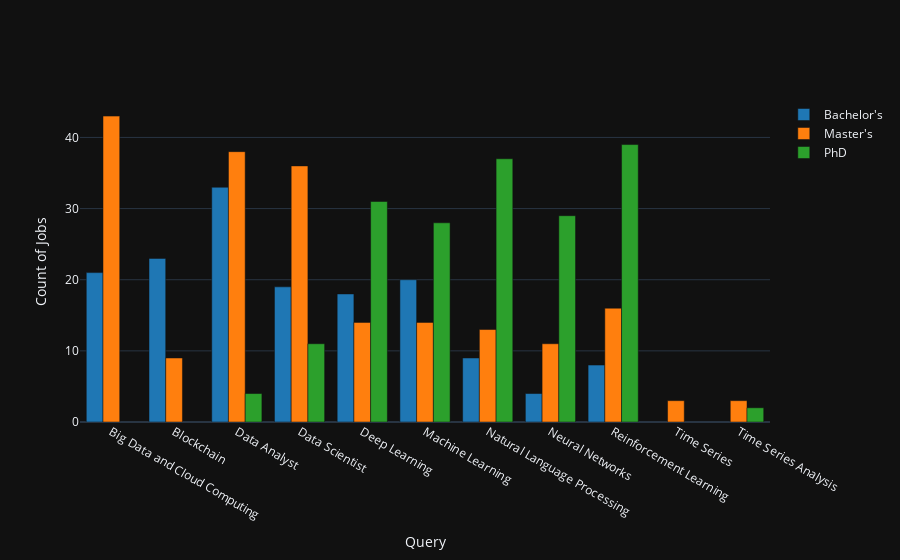

Notebook code cell kept with this figure:
### Code cell
# group the data by query and degree, and count the number of jobs
df_grouped = df.groupby(['query', 'degree']).size().reset_index(name='count')

# define the colors for each degree
colors = {'Bachelor\'s': 'rgb(31, 119, 180)', 'Master\'s': 'rgb(255, 127, 14)', 'PhD': 'rgb(44, 160, 44)'}

# create a trace for each degree
traces = []
for degree in df_grouped['degree'].unique():
    trace = go.Bar(
        x=df_grouped[df_grouped['degree'] == degree]['query'],
        y=df_grouped[df_grouped['degree'] == degree]['count'],
        name=degree,
        marker=dict(color=colors[degree]),
        hovertemplate='<b>Query: </b>%{x} '+ '<b><br>Number of Jobs: </b>%{y}'
    )
    traces.append(trace)

# set the layout for the chart
layout = go.Layout(
    barmode='group',
    template="plotly_dark",
    xaxis=dict(title='Query'),
    yaxis=dict(title='Count of Jobs')
)

# create the figure object and plot it
fig = go.Figure(data=traces, layout=layout)
fig.show()

fig.write_html("../../website/plots/plot-4.html")

### Figure 1 — Plotly figure (JSON) as saved in the notebook; plotly's stock layout.template omitted (floating-point values rounded to 4 significant figures)
{"data": [{"hovertemplate": "<b>Query: </b>%{x} <b><br>Number of Jobs: </b>%{y}", "marker": {"color": "rgb(31, 119, 180)"}, "name": "Bachelor's", "type": "bar", "x": ["Big Data and Cloud Computing", "Blockchain", "Data Analyst", "Data Scientist", "Deep Learning", "Machine Learning", "Natural Language Processing", "Neural Networks", "Reinforcement Learning"], "y": [21, 23, 33, 19, 18, 20, 9, 4, 8]}, {"hovertemplate": "<b>Query: </b>%{x} <b><br>Number of Jobs: </b>%{y}", "marker": {"color": "rgb(255, 127, 14)"}, "name": "Master's", "type": "bar", "x": ["Big Data and Cloud Computing", "Blockchain", "Data Analyst", "Data Scientist", "Deep Learning", "Machine Learning", "Natural Language Processing", "Neural Networks", "Reinforcement Learning", "Time Series", "Time Series Analysis"], "y": [43, 9, 38, 36, 14, 14, 13, 11, 16, 3, 3]}, {"hovertemplate": "<b>Query: </b>%{x} <b><br>Number of Jobs: </b>%{y}", "marker": {"color": "rgb(44, 160, 44)"}, "name": "PhD", "type": "bar", "x": ["Data Analyst", "Data Scientist", "Deep Learning", "Machine Learning", "Natural Language Processing", "Neural Networks", "Reinforcement Learning", "Time Series Analysis"], "y": [4, 11, 31, 28, 37, 29, 39, 2]}], "layout": {"barmode": "group", "xaxis": {"title": {"text": "Query"}}, "yaxis": {"title": {"text": "Count of Jobs"}}}}
